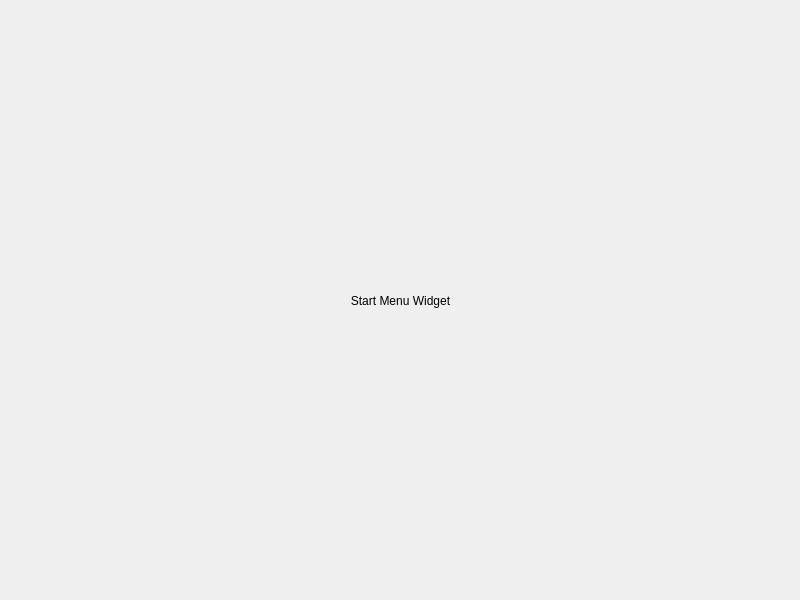
<?xml version="1.0" encoding="UTF-8"?>
<ui version="4.0">
 <class>Form</class>
 <widget class="QWidget" name="Form">
  <property name="geometry">
   <rect>
    <x>0</x>
    <y>0</y>
    <width>800</width>
    <height>600</height>
   </rect>
  </property>
  <property name="windowTitle">
   <string>Form</string>
  </property>
  <property name="styleSheet">
   <string notr="true">QPushButton {
	background-color:#FF0;
}</string>
  </property>
  <widget class="QLabel" name="label">
   <property name="geometry">
    <rect>
     <x>0</x>
     <y>0</y>
     <width>801</width>
     <height>601</height>
    </rect>
   </property>
   <property name="sizePolicy">
    <sizepolicy hsizetype="Fixed" vsizetype="Preferred">
     <horstretch>0</horstretch>
     <verstretch>0</verstretch>
    </sizepolicy>
   </property>
   <property name="text">
    <string>Start Menu Widget</string>
   </property>
   <property name="alignment">
    <set>Qt::AlignCenter</set>
   </property>
  </widget>
 </widget>
 <resources/>
 <connections/>
</ui>
